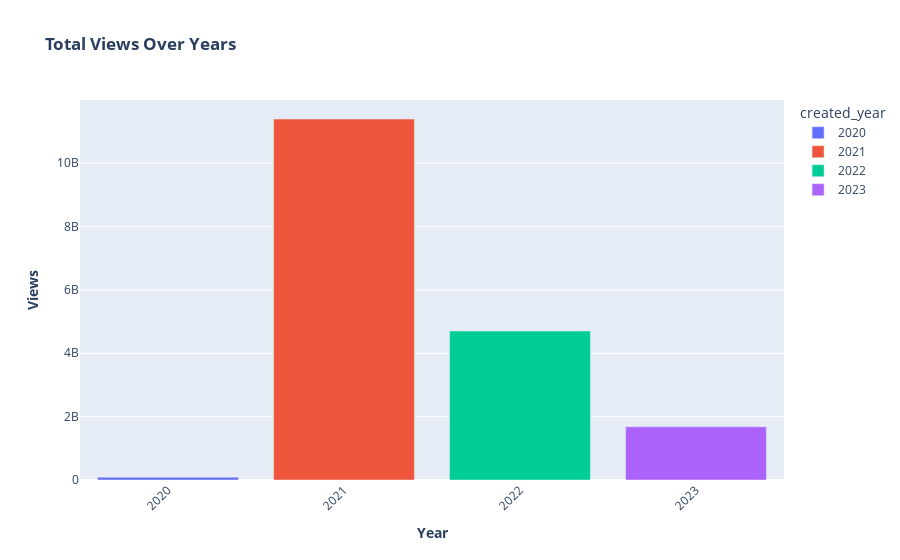

Source (notebook cell):
### Code cell
# Plot the sum of views over years
fig = px.bar(views_by_year, x='created_year', y='views', color='created_year', title='<b>Total Views Over Years</b>')
fig.update_layout(xaxis_title='<b>Year</b>', yaxis_title='<b>Views</b>', xaxis_tickangle=-45)
fig.show()

### Figure 1 — Plotly figure (JSON) as saved in the notebook; plotly's stock layout.template omitted (floating-point values rounded to 4 significant figures)
{"data": [{"alignmentgroup": "True", "hovertemplate": "created_year=%{x}<br>views=%{y}<extra></extra>", "legendgroup": "2020", "marker": {"color": "#636efa", "pattern": {"shape": ""}}, "name": "2020", "offsetgroup": "2020", "orientation": "v", "showlegend": true, "textposition": "auto", "type": "bar", "x": ["2020"], "xaxis": "x", "y": [86332680], "yaxis": "y"}, {"alignmentgroup": "True", "hovertemplate": "created_year=%{x}<br>views=%{y}<extra></extra>", "legendgroup": "2021", "marker": {"color": "#EF553B", "pattern": {"shape": ""}}, "name": "2021", "offsetgroup": "2021", "orientation": "v", "showlegend": true, "textposition": "auto", "type": "bar", "x": ["2021"], "xaxis": "x", "y": [11394595695], "yaxis": "y"}, {"alignmentgroup": "True", "hovertemplate": "created_year=%{x}<br>views=%{y}<extra></extra>", "legendgroup": "2022", "marker": {"color": "#00cc96", "pattern": {"shape": ""}}, "name": "2022", "offsetgroup": "2022", "orientation": "v", "showlegend": true, "textposition": "auto", "type": "bar", "x": ["2022"], "xaxis": "x", "y": [4702200000], "yaxis": "y"}, {"alignmentgroup": "True", "hovertemplate": "created_year=%{x}<br>views=%{y}<extra></extra>", "legendgroup": "2023", "marker": {"color": "#ab63fa", "pattern": {"shape": ""}}, "name": "2023", "offsetgroup": "2023", "orientation": "v", "showlegend": true, "textposition": "auto", "type": "bar", "x": ["2023"], "xaxis": "x", "y": [1681600000], "yaxis": "y"}], "layout": {"barmode": "relative", "legend": {"title": {"text": "created_year"}, "tracegroupgap": 0}, "title": {"text": "<b>Total Views Over Years</b>"}, "xaxis": {"anchor": "y", "categoryarray": ["2020", "2021", "2022", "2023"], "categoryorder": "array", "domain": [0, 1], "tickangle": -45, "title": {"text": "<b>Year</b>"}}, "yaxis": {"anchor": "x", "domain": [0, 1], "title": {"text": "<b>Views</b>"}}}}
